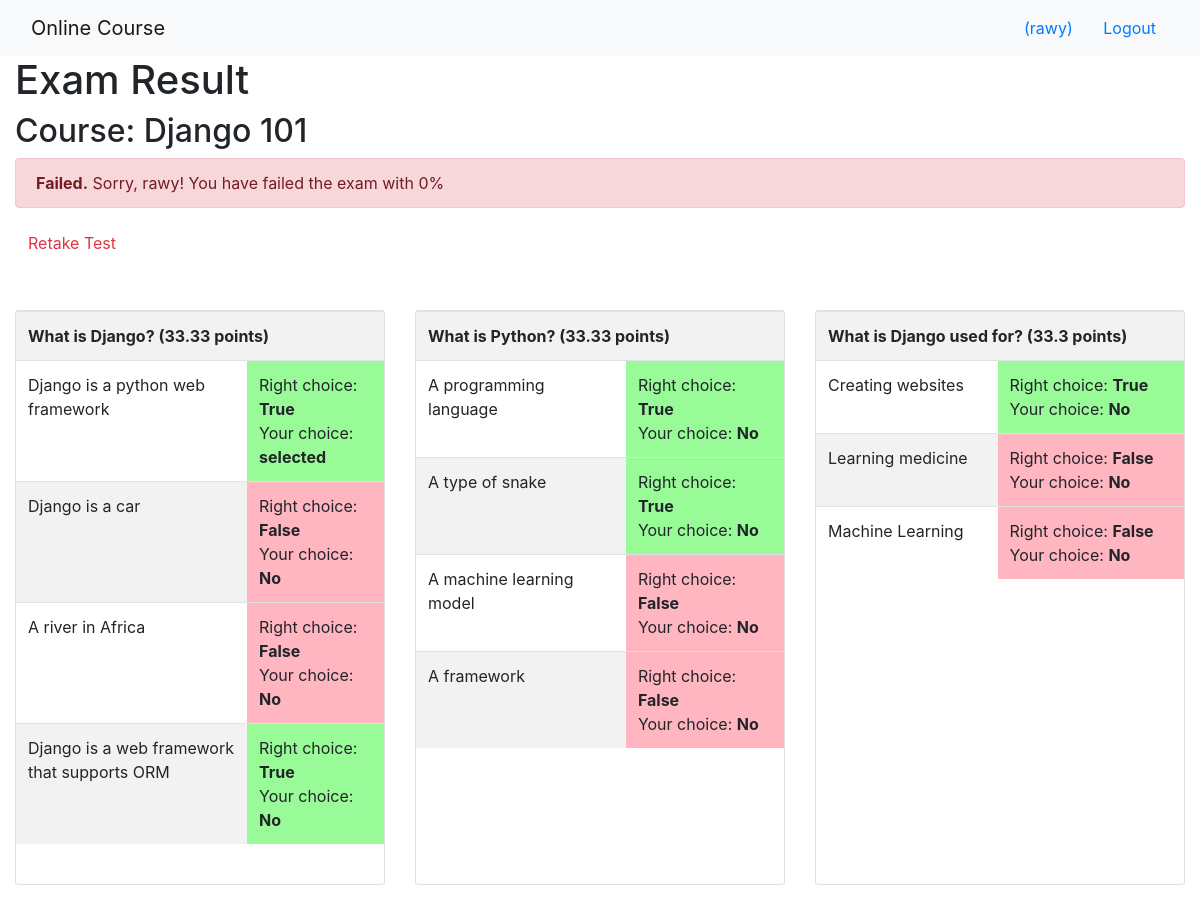
The app's page /course/1/submission/1/result/ (signed in) with its own data.
### onlinecourse/models.py (models this page shows, shortened)
class Course(models.Model):
    name = models.CharField(null=False, max_length=30, default='online course')
    image = models.ImageField(upload_to='course_images/')
    description = models.CharField(max_length=1000)
    pub_date = models.DateField(null=True)
    instructors = models.ManyToManyField(Instructor)
    users = models.ManyToManyField(settings.AUTH_USER_MODEL, through='Enrollment')
    total_enrollment = models.IntegerField(default=0)
    is_enrolled = False

class Submission(models.Model):
    enrollment = models.ForeignKey(Enrollment, on_delete=models.CASCADE)
    choices = models.ManyToManyField(Choice)
    course = models.ForeignKey(Course, on_delete=models.CASCADE, null=True)

class Enrollment(models.Model):
    AUDIT = 'audit'
    HONOR = 'honor'
    BETA = 'BETA'
    COURSE_MODES = [
        (AUDIT, 'Audit'),
        (HONOR, 'Honor'),
        (BETA, 'BETA')
    ]
    user = models.ForeignKey(settings.AUTH_USER_MODEL, on_delete=models.CASCADE)
    course = models.ForeignKey(Course, on_delete=models.CASCADE)
    date_enrolled = models.DateField(default=now)
    mode = models.CharField(max_length=5, choices=COURSE_MODES, default=AUDIT)
    rating = models.FloatField(default=5.0)

class Question(models.Model):
    question_text = models.CharField(max_length=300)
    course = models.ForeignKey(Course, on_delete=models.CASCADE, null=True)
    question_grade = models.FloatField(default=50.0)
    def is_get_score(self, selected_ids):
        all_answers = self.choice_set.filter(is_correct=True).count()
        selected_correct = self.choice_set.filter(is_correct=True, id__in=selected_ids).count()
        if all_answers == selected_correct:
            return True
        else:
            return False

class Choice(models.Model):
    choice_content = models.CharField(max_length=300)
    question = models.ForeignKey(Question, on_delete=models.CASCADE)
    is_correct = models.BooleanField(default=False)

### onlinecourse/views.py (the view)
# urls.py: path('course/<int:course_id>/submission/<int:submission_id>/result/', views.show_exam_result,
def show_exam_result(request, course_id, submission_id):
    course = get_object_or_404(Course, pk=course_id)
    submission = get_object_or_404(Submission, pk=submission_id)
    choices = submission.choices.all()
    questions = course.question_set.all()
    total = sum([q.question_grade for q in questions])
    achieved_score = 0
    selected_choice_ids = choices.values_list("id", flat=True)
    for question in questions:
        if question.is_get_score(choices):
            achieved_score += question.question_grade
    grade = round(achieved_score/total*100)
    context = {'course': course,
               'submission': submission,
               'grade': grade,
               'total': total,
               'choices': choices,
               'selected_choice_ids': selected_choice_ids
               }
    return render(request, 'onlinecourse/exam_result_bootstrap.html', context)

### onlinecourse/templates/onlinecourse/exam_result_bootstrap.html
{% extends 'onlinecourse/base.html' %}
{% block nav %}
{% include 'onlinecourse/base.html' %}
{% endblock nav %}
{% block content %}
<div class="container-fluid">
    <div>
        <h1>Exam Result</h1>
        <h2>Course: {{ course.name }}</h2>
    </div>
    {% if grade > 80 %}
    <div class="alert alert-success">
        <b>Congratulations, {{ submission.enrollment.user.username }}!</b>
        You have passed the exam and completed the course with {{ grade }}%
    </div>
    {% else %}
    <div class="alert alert-danger">
        <b>Failed.</b> Sorry, {{ submission.enrollment.user.username }}! You have failed the exam with {{ grade }}%
    </div>
    <a class="btn btn-link text-danger" href="{% url 'onlinecourse:course_details' course.id %}">Retake Test</a>
    {% endif %}
    <div class="card-deck my-5">
        {% for question in course.question_set.all %}
        <div class="card">
            <div class="table-responsive">
             <table class='table table-striped' style='width:500; margin: '>
                <tr>
                    <th colspan="2">{{ question.question_text }} ({{ question.question_grade }} points)</th>
                </tr>
                {% for choice in question.choice_set.all %}
                <tr>
                    <td>{{ choice.choice_content }}</td>
                    <td style='background-color:
                    {% if choice.is_correct %}
                    palegreen
                    {% elif choice.id in selected_choice_ids %}
                    lightblue
                    {% else %}
                    lightpink
                    {% endif %}'>
                        Right choice: <b>{{ choice.is_correct }}</b>
                        <br>
                        Your choice: <b>
                        {% if choice.id in selected_choice_ids %}
                        selected
                        {% else %}
                        No
                        {% endif %}
                    </b>
                    </td>
                </tr>
                {% endfor %}
            </table>
            </div>
            <br>
        </div>
    {% endfor %}
    </div>
</div>
{% endblock content %}

### onlinecourse/templates/onlinecourse/base.html (shortened to what this page needs)
<!DOCTYPE html>
    {% load static %}
<html lang="en">
<head>
    <link rel="stylesheet" href="https://maxcdn.bootstrapcdn.com/bootstrap/4.5.2/css/bootstrap.min.css">
</head>
<body>
    {% block nav %}
      <nav class="navbar navbar-light bg-light">
        <div class="container-fluid">
            <div class="navbar-header">
                  <a class="navbar-brand" href="#">Online Course</a>
            </div>
            <ul class="nav navbar-nav navbar-right">
                {% if user.is_authenticated %}
                <li>
                    <a class="btn btn-link" href="#">{{ user.first_name }}({{ user.username }})</a>
                    <a class="btn btn-link" href="{% url 'onlinecourse:logout' %}">Logout</a>
                </li>
                {% endif %}
            </ul>
        </div>
    </nav>
    {% endblock nav %}
    {% block content %} {% endblock content %}
</body>
</html>

### records on screen
Course: name "Django 101"
Submission: enrollment.user.username "rawy"
Question: question_text "What is Django?", question_grade "33.33"
Choice: choice_content "Django is a python web framework", is_correct "True", shows "selected"
Choice: choice_content "Django is a car", is_correct "False", shows "No"
Choice: choice_content "A river in Africa", is_correct "False", shows "No"
Choice: choice_content "Django is a web framework that supports ORM", is_correct "True", shows "No"
Question: question_text "What is Python?", question_grade "33.33"
Choice: choice_content "A programming language", is_correct "True", shows "No"
Choice: choice_content "A type of snake", is_correct "True", shows "No"
Choice: choice_content "A machine learning model", is_correct "False", shows "No"
Choice: choice_content "A framework", is_correct "False", shows "No"
Question: question_text "What is Django used for?", question_grade "33.3"
Choice: choice_content "Creating websites", is_correct "True", shows "No"
Choice: choice_content "Learning medicine", is_correct "False", shows "No"
Choice: choice_content "Machine Learning", is_correct "False", shows "No"

### other values on screen
{{ user.username }} "rawy"
{{ grade }} "0"
